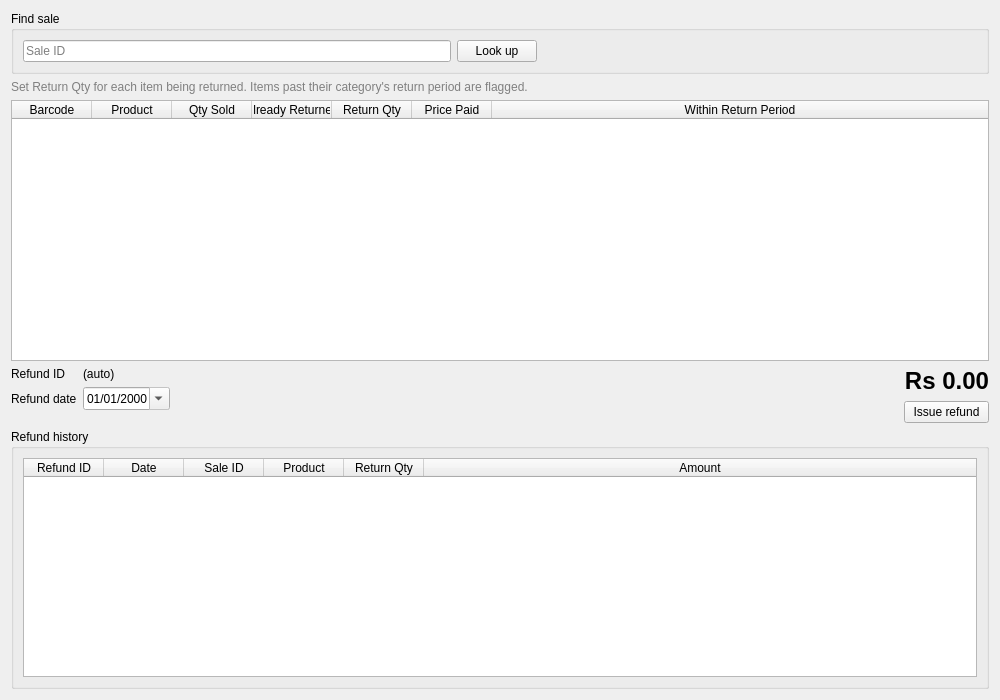
<?xml version="1.0" encoding="UTF-8"?>
<ui version="4.0">
 <class>RefundsPage</class>
 <widget class="QWidget" name="RefundsPage"><property name="geometry"><rect><x>0</x><y>0</y><width>1000</width><height>700</height></rect></property><property name="windowTitle"><string>Refunds</string></property><layout class="QVBoxLayout" name="layout_66"><item><widget class="QGroupBox" name="grpLookup"><property name="title"><string>Find sale</string></property><layout class="QHBoxLayout" name="layout_57"><item><widget class="QLineEdit" name="edSaleId"><property name="placeholderText"><string>Sale ID</string></property></widget></item><item><widget class="QPushButton" name="btnLookupSale"><property name="text"><string>Look up</string></property><property name="role" stdset="0"><string>primary</string></property></widget></item><item><widget class="QLabel" name="lblSaleSummary"><property name="text"><string></string></property></widget></item><item><spacer name="spacer_56"><property name="orientation"><enum>Qt::Horizontal</enum></property><property name="sizeHint" stdset="0"><size><width>20</width><height>20</height></size></property></spacer></item></layout></widget></item><item><widget class="QLabel" name="label_58"><property name="text"><string>Set Return Qty for each item being returned. Items past their category's return period are flagged.</string></property><property name="styleSheet"><string>color: gray;</string></property></widget></item><item><widget class="QTableWidget" name="tblReturnItems"><property name="alternatingRowColors"><bool>true</bool></property><property name="selectionBehavior"><enum>QAbstractItemView::SelectRows</enum></property><property name="selectionMode"><enum>QAbstractItemView::SingleSelection</enum></property><attribute name="horizontalHeaderStretchLastSection"><bool>true</bool></attribute><attribute name="verticalHeaderVisible"><bool>false</bool></attribute><attribute name="horizontalHeaderDefaultSectionSize"><number>80</number></attribute><attribute name="horizontalHeaderMinimumSectionSize"><number>40</number></attribute><column><property name="text"><string>Barcode</string></property></column><column><property name="text"><string>Product</string></property></column><column><property name="text"><string>Qty Sold</string></property></column><column><property name="text"><string>Already Returned</string></property></column><column><property name="text"><string>Return Qty</string></property></column><column><property name="text"><string>Price Paid</string></property></column><column><property name="text"><string>Within Return Period</string></property></column></widget></item><item><layout class="QHBoxLayout" name="layout_64"><item><layout class="QFormLayout" name="layout_61"><item row="0" column="0"><widget class="QLabel" name="label_59"><property name="text"><string>Refund ID</string></property></widget></item><item row="0" column="1"><widget class="QLabel" name="lblRefundId"><property name="text"><string>(auto)</string></property></widget></item><item row="1" column="0"><widget class="QLabel" name="label_60"><property name="text"><string>Refund date</string></property></widget></item><item row="1" column="1"><widget class="QDateEdit" name="dteRefundDate"><property name="calendarPopup"><bool>true</bool></property><property name="displayFormat"><string>dd/MM/yyyy</string></property><property name="readOnly"><bool>true</bool></property></widget></item></layout></item><item><spacer name="spacer_62"><property name="orientation"><enum>Qt::Horizontal</enum></property><property name="sizeHint" stdset="0"><size><width>20</width><height>20</height></size></property></spacer></item><item><layout class="QVBoxLayout" name="layout_63"><item><widget class="QLabel" name="lblRefundTotal"><property name="text"><string>Rs 0.00</string></property><property name="styleSheet"><string>font-size: 24px; font-weight: bold;</string></property><property name="alignment"><set>Qt::AlignRight|Qt::AlignVCenter</set></property></widget></item><item><widget class="QPushButton" name="btnIssueRefund"><property name="text"><string>Issue refund</string></property><property name="role" stdset="0"><string>primary</string></property></widget></item></layout></item></layout></item><item><widget class="QGroupBox" name="grpRefundHistory"><property name="title"><string>Refund history</string></property><layout class="QVBoxLayout" name="layout_65"><item><widget class="QTableWidget" name="tblRefunds"><property name="alternatingRowColors"><bool>true</bool></property><property name="selectionBehavior"><enum>QAbstractItemView::SelectRows</enum></property><property name="selectionMode"><enum>QAbstractItemView::SingleSelection</enum></property><property name="editTriggers"><set>QAbstractItemView::NoEditTriggers</set></property><attribute name="horizontalHeaderStretchLastSection"><bool>true</bool></attribute><attribute name="verticalHeaderVisible"><bool>false</bool></attribute><attribute name="horizontalHeaderDefaultSectionSize"><number>80</number></attribute><attribute name="horizontalHeaderMinimumSectionSize"><number>40</number></attribute><column><property name="text"><string>Refund ID</string></property></column><column><property name="text"><string>Date</string></property></column><column><property name="text"><string>Sale ID</string></property></column><column><property name="text"><string>Product</string></property></column><column><property name="text"><string>Return Qty</string></property></column><column><property name="text"><string>Amount</string></property></column></widget></item></layout></widget></item></layout></widget>
 <resources/>
 <connections></connections>
</ui>
